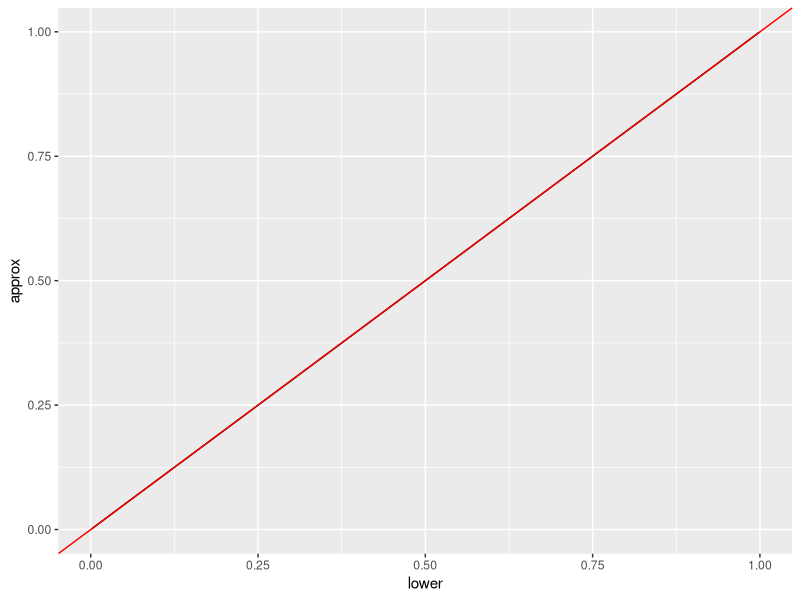

Here is the R script that generated this plot:
# ----------------------------------------------------
#  Stable computation of p(y = 1)
#  log (p(y = 1))
# ----------------------------------------------------

library("here")
library("magrittr")
library("tidyverse")

# ---- authoritative data -----------------------

# true_prob <- 0.7
true_n <- 1

# link probability, probability, and log probability
set.seed(1)
d <- 
  tibble(true_prob = seq(0, 0.5, .05)) %>%
  mutate(
    link_prob = qnorm(true_prob),
    link_probm = qnorm(1 - true_prob),
    unlink_prob = pnorm(link_prob),
    y = rbinom(n = n(), size = true_n, prob = true_prob),
    p = dbinom(y, size = true_n, prob = true_prob, log = FALSE),
    mp = 1 - p,
    log_p = dbinom(y, size = true_n, prob = true_prob, log = TRUE),
    log_mp = log(mp)
  ) %>%
  print()

# robust addition: 
log_sum_exp <- function(u, v) {
  max(u, v) + log(exp(u - max(u, v)) + exp(v - max(u, v)))
}

robust_link <- function(x) {
  plogis(log_sum_exp(0.07056 * x^(3), 1.5976 * x))
}


d %>%
  mutate(
    robust_add = log_sum_exp(0.07056 * link_prob^(3), 1.5976 * link_prob),
    robust_link = plogis(robust_add)
  )
  


approx_link <- function(x) {
  (0.07056 * x^(3)) + (1.5976 * x)
}

phi_approx <- function(x) {
  plogis(
    (0.07056 * x^(3)) + 
    (1.5976 * x)
  )
}

log1p <- function(x) {
  log(1 + x)
}

log1m <- function(x) {
  log(1 - x)
}

log_prob <- function(x, y, n) {
  link_star <- approx_link(x)
  link_star_m <- approx_link(-x)
  y * log1m(link_star) + (n - y) * log1m(link_star_m)
}

d %$% log1p(link_prob)

d %>%
  mutate(
    log_prob_mgd = log_prob(x = link_prob, y = y, n = 1)
  )
  

log(1 - 10e-20)
log1p(-10e-20)




normal <- tibble(
  phi = seq(-3, 3, .1),
  lower = pnorm(phi),
  upper = pnorm(phi, lower.tail = FALSE),
  int = lower + upper
) %>%
  print()

approxes <- normal %>%
  mutate(
    approx = phi_approx(phi)
  ) %>%
  print()

ggplot(approxes) +
  aes(x = lower, y = approx) +
  geom_line() +
  geom_abline(color = "red")
